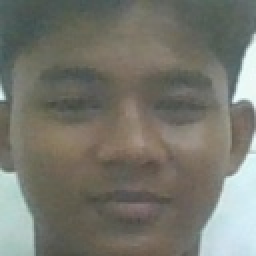
#> input picture python/captured_faces/Denis_2969465c-4533-45fd-8d2a-35d1080919b5/006.jpg, 128 x 128 px, given in place of the camera (shown 2 times larger)
$ python add_faces.py captured_faces/Denis_2969465c-4533-45fd-8d2a-35d1080919b5/006.jpg captured_faces/Denis_2969465c-4533-45fd-8d2a-35d1080919b5/006.jpg
#> lines starting #> are read from the running program, lines starting #| are printed output that depends on the picture; after the words box and inside, x2 and y2 are one past the last pixel; in counts of white or black regions, pixels touching at a corner belong together
import cv2
import pickle
import numpy as np
import os
import sys

# Inisialisasi kamera video
video = cv2.VideoCapture(1)
if not video.isOpened():
    print("Error: Tidak dapat membuka kamera. Pastikan kamera terhubung dan tidak digunakan oleh aplikasi lain.")
    sys.exit(1)

# Menentukan jalur direktori dasar tempat skrip ini berada
BASE_DIR = os.path.dirname(os.path.abspath(__file__))
# Direktori untuk menyimpan file model dan cascade
DATA_DIR = os.path.join(BASE_DIR, 'data')
# Direktori utama untuk menyimpan hasil capture foto wajah
CAPTURES_ROOT_DIR = os.path.join(BASE_DIR, 'captured_faces')

# Memastikan direktori 'data' dan 'captured_faces' ada
os.makedirs(DATA_DIR, exist_ok=True)
os.makedirs(CAPTURES_ROOT_DIR, exist_ok=True)

# Memuat model deteksi wajah Haar Cascade
facedetect = cv2.CascadeClassifier(os.path.join(DATA_DIR, 'haarcascade_frontalface_default.xml'))
if facedetect.empty():
    print("Error: haarcascade_frontalface_default.xml tidak ditemukan atau tidak dapat dimuat. Pastikan file ada di folder 'data'.")
    video.release()
    sys.exit(1)

faces_data = [] # List untuk menyimpan data wajah yang akan dilatih
total_capture = 100 # Jumlah total gambar wajah yang akan diambil

# Mengambil face_id dan user_name dari argumen baris perintah
if len(sys.argv) > 2:
    face_id = sys.argv[1]
    user_name_raw = sys.argv[2]
    # Membersihkan user_name agar aman untuk nama folder (misal: ganti spasi dengan underscore)
    user_name_clean = "".join(c for c in user_name_raw if c.isalnum() or c.isspace()).strip()
    user_name_folder = user_name_clean.replace(" ", "_")
else:
    print("Error: face_id dan user_name tidak diberikan sebagai argumen. Penggunaan: python add_faces.py <face_id> <user_name>")
    video.release()
    cv2.destroyAllWindows()
    sys.exit(1)

# Direktori khusus untuk menyimpan capture foto wajah pengguna ini dengan format (nama)_(face_id)
USER_CAPTURE_DIR = os.path.join(CAPTURES_ROOT_DIR, f"{user_name_folder}_{face_id}")
os.makedirs(USER_CAPTURE_DIR, exist_ok=True) # Buat folder khusus untuk user ini

print(f"Mulai penangkapan wajah untuk Face ID: {face_id} (Nama: {user_name_raw})")
print(f"Gambar akan disimpan di: {USER_CAPTURE_DIR}")

# Loop utama untuk menangkap frame dari kamera
while True:
    ret, frame = video.read()
#> frame is the input picture: shape (128, 128, 3); mean B, G, R 109.4, 118.4, 118.2
    if not ret:
        print("Gagal mengambil frame. Keluar.")
        break

    gray = cv2.cvtColor(frame, cv2.COLOR_BGR2GRAY) # Mengubah frame ke skala abu-abu
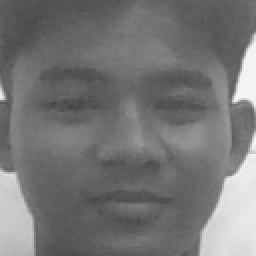
#> gray: shape (128, 128) (shown 2 times larger); min 69, max 248, mean 117.3
    # Mendeteksi wajah dalam frame
    faces = facedetect.detectMultiScale(gray, 1.3, 5)
#> faces = [[7, 10, 116, 116]]

    for (x, y, w, h) in faces:
        # Memotong area wajah dari frame
        crop_img = frame[y:y+h, x:x+w, :]
        # Mengubah ukuran gambar wajah menjadi 128x128 piksel
        resized_img = cv2.resize(crop_img, (128, 128))

        # Jika jumlah capture belum mencapai target, simpan gambar dan tambahkan ke data
        if len(faces_data) < total_capture:
            # Menyimpan gambar yang di-resize ke folder khusus user
            img_filename = os.path.join(USER_CAPTURE_DIR, f"{len(faces_data) + 1:03d}.jpg")
            cv2.imwrite(img_filename, resized_img)

            faces_data.append(resized_img) # Menambahkan gambar ke list data untuk .pkl

        # Menampilkan status penangkapan di frame
        cv2.putText(frame, f"Capturing: {len(faces_data)}/{total_capture}", (50, 50), cv2.FONT_HERSHEY_COMPLEX, 1, (50, 50, 255), 1)
        # Menggambar persegi panjang di sekitar wajah yang terdeteksi
        cv2.rectangle(frame, (x, y), (x+w, y+h), (50, 50, 255), 1)
#> this loop made 1 pass
#> pass 1, `crop_img = frame[y:y+h, x:x+w, :]`:
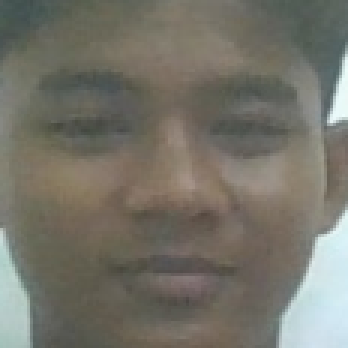
#> crop_img: shape (116, 116, 3) (shown 3 times larger); mean B, G, R 105, 114.9, 117
#> after the loop:
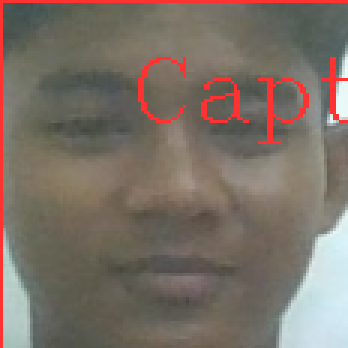
#> crop_img: shape (116, 116, 3) (shown 3 times larger); 3.83% of pixels changed, all inside (x1, y1, x2, y2) = (0, 0, 116, 116)
#> after the loop:
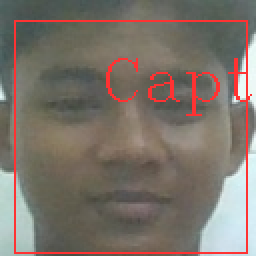
#> frame: shape (128, 128, 3) (shown 2 times larger); 4.59% of pixels changed, all inside (x1, y1, x2, y2) = (7, 10, 126, 127)
#> after the loop, faces_data = 1 item

    # Menampilkan frame
    cv2.imshow("Frame", frame)
    k = cv2.waitKey(1) # Menunggu 1 milidetik untuk input keyboard
#> (key q is pressed here)
    # Menghentikan loop jika tombol 'q' ditekan atau jumlah capture mencapai target
    if k == ord('q') or len(faces_data) == total_capture:
        break

# Melepaskan sumber daya kamera
video.release()
# Menutup semua jendela OpenCV
cv2.destroyAllWindows()

# Memeriksa jika tidak ada wajah yang ditangkap
if len(faces_data) == 0:
    print("Tidak ada wajah yang ditangkap. Pembatalan penyimpanan ke file PKL.")
    sys.exit(1)

# Mengubah list data wajah menjadi array NumPy
faces_data = np.asarray(faces_data)
# Mengubah bentuk array menjadi 2D (jumlah sampel x fitur)
faces_data = faces_data.reshape(len(faces_data), -1)

names_pkl_path = os.path.join(DATA_DIR, 'names.pkl')
faces_pkl_path = os.path.join(DATA_DIR, 'faces.pkl')

# Memproses dan menyimpan label (face_id) ke names.pkl
if not os.path.exists(names_pkl_path):
    # Jika names.pkl belum ada, buat baru dengan face_id yang baru
    names = [face_id] * len(faces_data)
    with open(names_pkl_path, 'wb') as f:
        pickle.dump(names, f)
else:
    # Jika names.pkl sudah ada, muat, tambahkan face_id yang baru, lalu simpan kembali
    with open(names_pkl_path, 'rb') as f:
#> (reads python/data/names.pkl from the repository)
        names = pickle.load(f)
    names = names + [face_id] * len(faces_data)
#> names = 1401 items
    with open(names_pkl_path, 'wb') as f:
        pickle.dump(names, f)

# Memproses dan menyimpan data wajah ke faces.pkl
if not os.path.exists(faces_pkl_path):
    # Jika faces.pkl belum ada, buat baru dengan data wajah yang baru
    with open(faces_pkl_path, 'wb') as f:
        pickle.dump(faces_data, f)
else:
    # Jika faces.pkl sudah ada, muat, tambahkan data wajah yang baru, lalu simpan kembali
    with open(faces_pkl_path, 'rb') as f:
        faces = pickle.load(f)
    faces = np.append(faces, faces_data, axis=0) # Menggabungkan data wajah yang sudah ada dengan yang baru
    with open(faces_pkl_path, 'wb') as f:
        pickle.dump(faces, f)

print(f"Pendaftaran wajah untuk Face ID {face_id} berhasil disimpan di PKL files dan {len(faces_data)} gambar disimpan di {USER_CAPTURE_DIR}.")
#> (printed output is left out)
